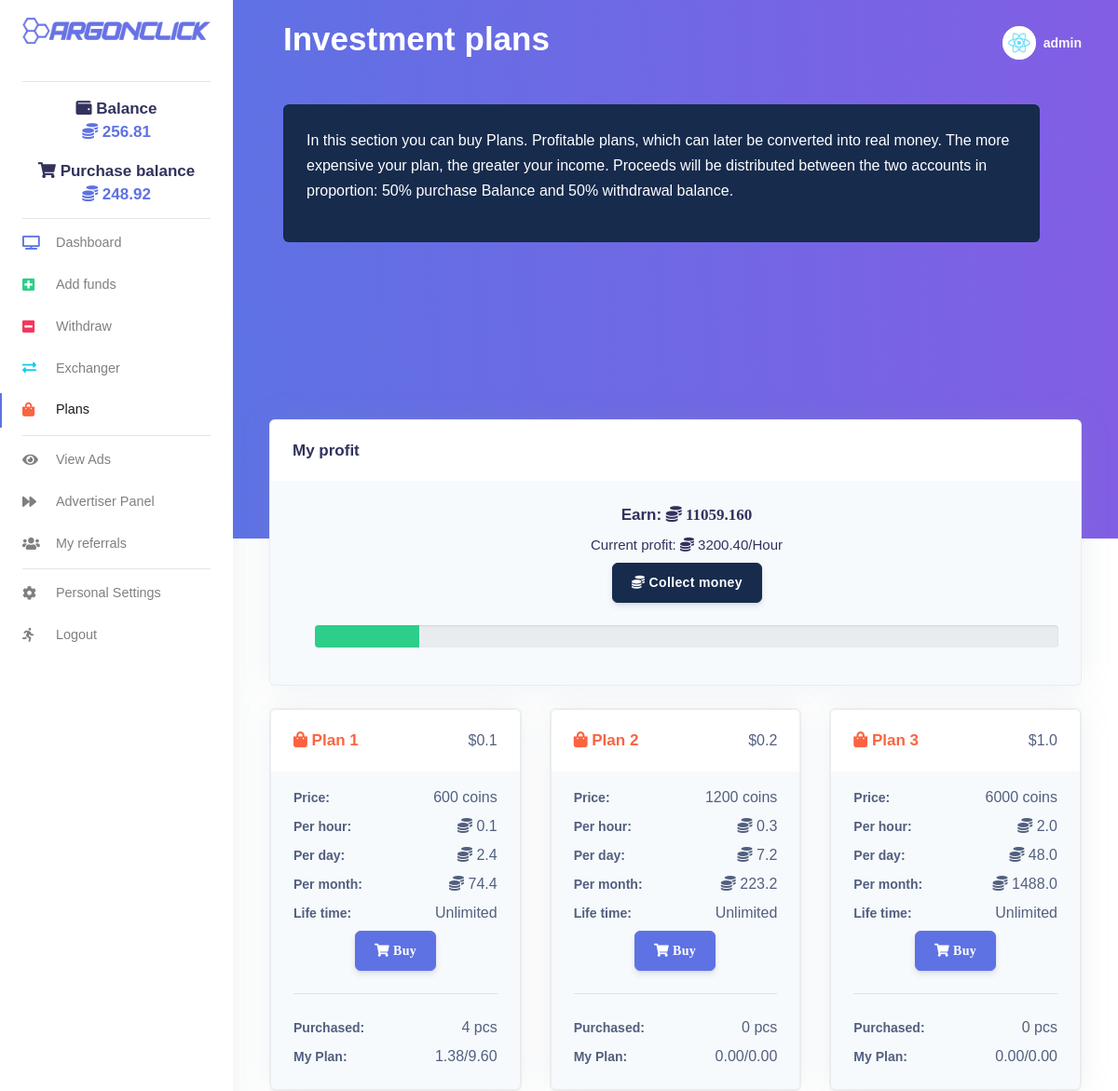
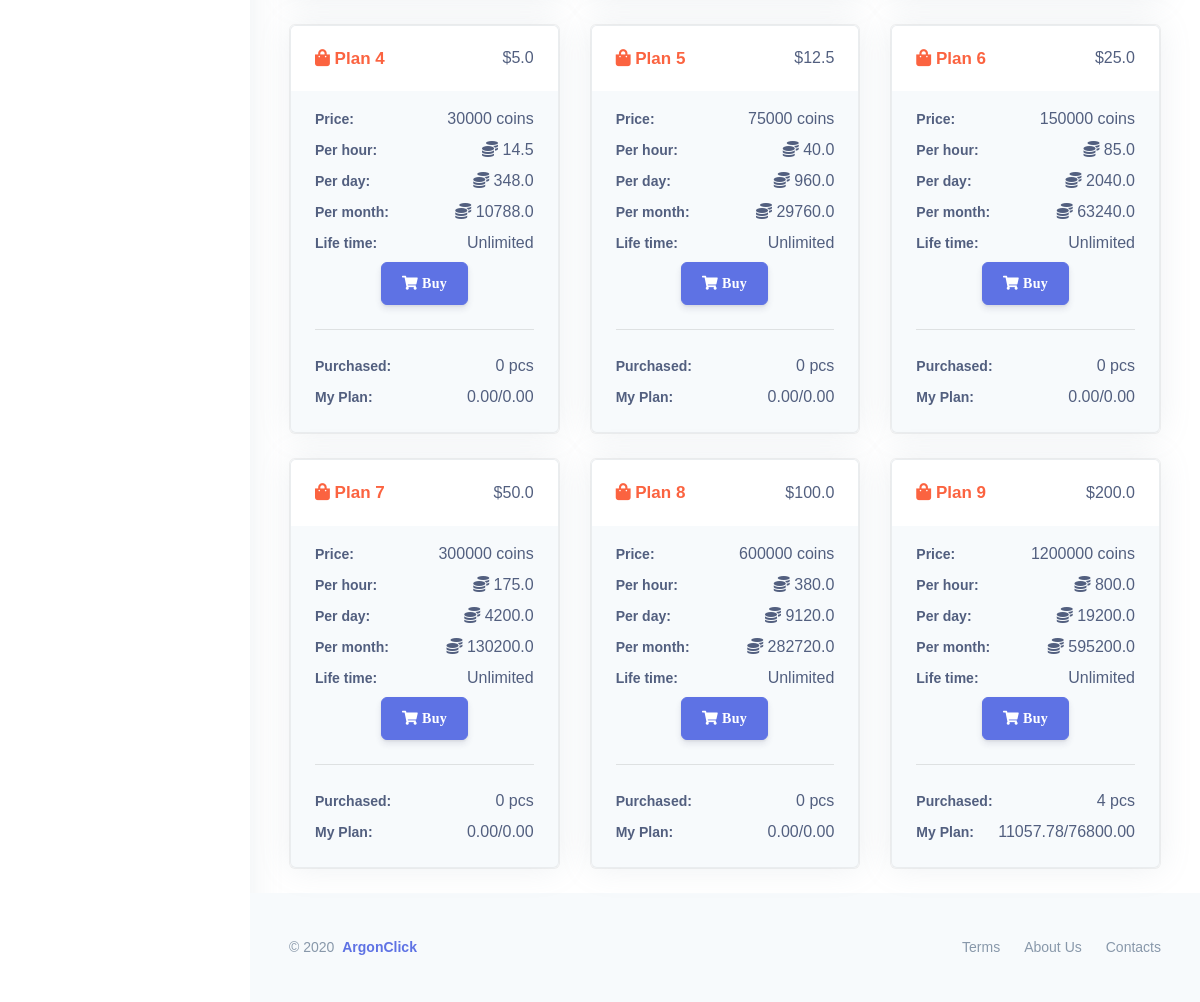
Screenshot of /plans/ (signed in) with the database file from the repository (2 pictures, top to bottom).
### frontend/models.py (models this page shows, shortened)
class Profile(models.Model):
    user = models.OneToOneField(User, on_delete=models.CASCADE)
    bio = models.TextField(max_length=500, blank=True)
    code = models.CharField(max_length=6, blank=True, unique=True)
    recommended_by = models.ForeignKey(User, on_delete=models.CASCADE, blank=True, null=True, related_name="ref_by")
    balance = models.FloatField(default=0.00, max_length=7)
    purchase_balance = models.FloatField(default=0.00, max_length=7)
    click = models.IntegerField(default=0)
    per_hour = models.FloatField(default=0.00, max_length=7)
    profit = models.FloatField(default=0.00, max_length=7)
    alltime_earning = models.FloatField(default=0.00)
    investment_plans = models.TextField(blank=True, null=True)
    all_deposits = models.FloatField(default=0.00, max_length=7)
    earned_click = models.FloatField(default=0.00, max_length=7)
    deposit = models.FloatField(default=0.00, max_length=7)
    paid_out = models.FloatField(default=0.00, max_length=7)
    payeer = models.CharField(max_length=9, blank=True, null=True, unique=True)
    perfectmoney = models.CharField(max_length=9, blank=True, null=True, unique=True)
    created = models.DateTimeField(auto_now_add=True)
    plan_created = models.DateTimeField(auto_now_add=True)
    no_plan = models.IntegerField(default=0)
    no_ad = models.IntegerField(default=0)
    title = models.CharField(max_length=70, blank=True, null=True)
    url = models.URLField(blank=True, max_length=200)
    ads = models.TextField(blank=True, null=True)
    plans = models.TextField(blank=True, null=True)
    def save(self, *args, **kwargs):
        if self.code == '':
            code = generate_ref_code()
            self.code = code
        super().save(*args, **kwargs)

class PlansPlan(models.Model):
    price = models.IntegerField(default=0)
    price_in_dollor = models.FloatField(default=0.00)
    per_hour = models.FloatField(default=0.00)
    per_day = models.FloatField(default=0.00)
    per_month = models.FloatField(default=0.00)
    life_time = models.CharField(max_length=10, null=True, blank=True)

### frontend/views.py (the view, shortened to what this page needs)
# urls.py: path('plans/', views.plans, name="plans_page"),
@login_required(login_url='login_page')
def plans(request, *args, **kwargs):
    user_obj = User.objects.get(username=str(request.user.username))
    profile = Profile.objects.get(user=user_obj)
    if profile.plans in ['plans', None]: profile.ads = ''
    if profile.investment_plans in ['plans', None]: profile.investment_plans = ''
    a = pytz.utc.localize(datetime.utcnow())
    b = a-profile.plan_created
    second = b.seconds
    hour = second/3600
    profile.per_hour = 0
    b = save_asList(profile, profile.investment_plans)
    l = PlansPlan.objects.count()
    prof = [0]*l
    max_prof = [0]*l
    if l:
        for plan in PlansPlan.objects.all():
            profile.per_hour += plan.per_hour*int(b[plan.id-1])
            if len(save_asList(profile, profile.investment_plans)) != PlansPlan.objects.count():
                profile.investment_plans += f"0"
    for i in range(l):
        plan = PlansPlan.objects.get(id=i+1)
        max_prof[i] = 24*plan.per_hour*int(b[i])
        if hour > 24:
            profile.profit = 24*profile.per_hour
            prof[i] = 24*plan.per_hour*int(b[i])
        else:
            profile.profit = hour*profile.per_hour
            prof[i] = hour*plan.per_hour*int(b[i])
    if profile.profit > profile.per_hour*24:
        profile.profit = profile.per_hour*24
        max_profit = 100
    elif profile.profit == 0:
        max_profit = 0
    else:
        max_profit = int((profile.profit/(profile.per_hour*24)*100))
    profile.save()
    return render(request, 'frontend/plans.html', {"profile": profile,
                                                   "plans": zip(PlansPlan.objects.all() if l else [], prof, max_prof, save_asList(profile, profile.investment_plans)),
                                                   "pcs": sum([int(i) for i in save_asList(profile, profile.investment_plans)]),
                                                   "profit": profile.profit,
                                                   "max_profit": max_profit,
                                                   })

### frontend/views.py (called while the page is built, shortened)
def save_asList(profile, obj):
    if len(obj):
        a = obj
        if a.count('') > 1:
            a = a.split('')
        else:
            a = a.replace('', '').split("ው")
        if '' in a: a.remove('')
        if obj == profile.investment_plans: return a
    return []

### frontend/templates/frontend/plans.html (shortened to what this page needs)
{% load i18n static %}<!DOCTYPE html>
{% load static %}
{% load compress %}
{% get_current_language as LANGUAGE_CODE %}{% get_current_language_bidi as LANGUAGE_BIDI %}
<html lang="{{ LANGUAGE_CODE|default:"en-us" }}" {% if LANGUAGE_BIDI %}dir="rtl"{% endif %}>
<head>
    {% compress css %}
    <link rel="stylesheet" type="text/css" href="{% static 'css/css.css' %}" charset="utf-8">
    <link rel="stylesheet" href="https://cdnjs.cloudflare.com/ajax/libs/font-awesome/5.5.0/css/all.css" type="text/css" charset="utf-8">
    <link rel="stylesheet" href="https://appsrv1-147a1.kxcdn.com/black-dashboard/css/nucleo-icons.min.css" type="text/css" charset="utf-8">
    <link rel="stylesheet" type="text/css" href="{% static 'css/argon-dashboard.css' %}" charset="utf-8">
    <link rel="stylesheet" type="text/css" href="{% static 'css/animate.css' %}" charset="utf-8">
    {% endcompress %}
</head>
{% load i18n %}
<body class="body">
<nav class="navbar navbar-vertical fixed-left navbar-expand-md navbar-light bg-white" id="sidenav-main">
  <div class="container-fluid">
    <a class="navbar-brand pt-0" href="{% url 'home_page' %}"> <img src="{% static 'img/blue.png' %}" class="navbar-brand-img" alt="..."> </a>
    <div class="collapse navbar-collapse" id="sidenav-collapse-main">
        <hr class="my--2">
      <ul id="wallet-shopping" class="navbar-nav">
           <div class="text-center mt-4">
                    <h3><i class="fas fa-wallet"></i> Balance</h3>
                    <div class="h3 font-weight-bold text-primary mt--2"> <i class="fas fa-coins"></i>  {{ profile.balance|floatformat:2 }}</div>
                  </div>
             <div class="text-center mt-2">
                    <h3><i class="fas fa-shopping-cart"></i> Purchase balance</h3>
                    <div class="h3 font-weight-bold text-primary mt--2" id="pb"> <i class="fas fa-coins"></i>  {{ profile.purchase_balance|floatformat:2  }}</div>
                  </div>
      </ul>
           <hr class="my-1">
      <ul class="navbar-nav">
        <li class="nav-item"> <a class="nav-link" href="{% url 'account_page' %}"> <i class="fa fa-tv text-primary"></i> Dashboard </a> </li>
        <li class="nav-item"> <a class="nav-link" href="{% url 'insert_page' %}"> <i class="fa fa-plus-square text-success"></i> Add funds </a> </li>
        <li class="nav-item"> <a class="nav-link" href="{% url 'payment_page' %}"> <i class="fa fa-minus-square text-red"></i> Withdraw </a> </li>
        <li class="nav-item"> <a class="nav-link" href="{% url 'exchange_page' %}"> <i class="fas fa-exchange-alt text-info"></i> Exchanger </a> </li>
        <li class="nav-item"> <a class="nav-link active" href="{% url 'plans_page' %}"> <i class="fa fa-shopping-bag text-warning"></i> Plans </a> </li>
      </ul>
      <hr class="my-1">
      <ul class="navbar-nav">
        <li class="nav-item"> <a class="nav-link" href="{% url 'viewads_page' %}"> <i class="fa fa-eye"></i> View Ads </a> </li>
        <li class="nav-item"> <a class="nav-link" href="{% url 'viewads_add_page' %}"> <i class="fa fa-forward"></i> Advertiser Panel </a> </li>
        <li class="nav-item"> <a class="nav-link" href="{% url 'referrals_page' %}"> <i class="fa fa-users"></i> My referrals </a> </li>
      </ul>
      <hr class="my-1">
      <ul class="navbar-nav">
        <li class="nav-item"> <a class="nav-link" href="{% url 'settings_page' %}"> <i class="fa fa-cog"></i> Personal Settings </a> </li>
        <li class="nav-item"> <a class="nav-link" href="{% url 'exit_page' %}"> <i class="fas fa-running"></i> Logout </a> </li>
      </ul>
    </div>
  </div>
</nav>
  <div class="main-content">
    <nav class="navbar navbar-top navbar-expand-md navbar-dark" id="navbar-main">
      <div class="container-fluid">
        <div class="col">
          <h1 class="display-3 text-white">Investment plans</h1>
        </div>
      <ul class="navbar-nav align-items-center d-none d-md-flex">
        <li class="nav-item dropdown"> <a class="nav-link pr-0" href="#" role="button" data-toggle="dropdown" aria-haspopup="true" aria-expanded="false">
          <div class="media align-items-center"> <span class="avatar avatar-sm rounded-circle"> <img alt="Image placeholder" src="{% static 'img/react.jpg' %}"> </span>
            <div class="media-body ml-2 d-none d-lg-block"> <span class="mb-0 text-sm  font-weight-bold notranslate">{{ user.username|default:'Guest' }}</span> </div>
          </div>
          </a>
        </li>
      </ul>
      </div>
    </nav>
    <div class="header bg-gradient-primary pb-9 pt-7 pt-md-8">
      <div class="container-fluid d-flex align-items-center mt--3">
        <div class="row  col">
          <div class="col-xl-12 col-lg-12">
            <div class="card bg-default">
              <div class="card-body">
                <div class="text-white">
                  <p>In this section you can buy Plans. Profitable
plans, which can later be converted into real money. The more expensive
your plan, the greater your income. Proceeds will be distributed between
 the two accounts in proportion: 50% purchase Balance and 50% withdrawal
 balance.</p>
                </div>
              </div>
            </div>
          </div>
        </div>
      </div>
	  <div class="col-lg-12 text-center mt-4">
<iframe data-aa="1328909" src="//ad.a-ads.com/1328909?size=468x60" scrolling="no" style="width:468px; height:60px; border:0px; padding:0; overflow:hidden" allowtransparency="true" oz7o138jx=""></iframe>
<iframe data-aa="1328909" src="//ad.a-ads.com/1328909?size=468x60" scrolling="no" style="width:468px; height:60px; border:0px; padding:0; overflow:hidden" allowtransparency="true" oz7o138jx=""></iframe>
</div>
    </div>
    <div class="container-fluid mt--8">
      <div id="rate_click" class="row">
        <div class="col-xl-12">
          <div class="card bg-secondary shadow">
            <div class="card-header bg-white border-0">
              <div class="row align-items-center">
                <div class="col-8">
                  <h3 class="mb-0">My profit</h3>
                </div>
              </div>
            </div>
            <div class="card-body">
              <div class="pl-lg-4">
                <div class="row">
                  <div class="col-lg-12">
                    <div class="text-center">
                        <h3>Earn: <span class="fas fa-coins notranslate" id="Sbor"> {{ profit|floatformat:3 }}</span></h3>
                      <div class="h4 font-weight-300">Current profit: <i class="fas fa-coins"></i> {{ profile.per_hour|floatformat:2 }}/Hour</div>
                      <form action="{% url 'plans_page' %}" id="collectForm" method="post">
                        <button class="btn btn-default" id="collect-btn" type="submit">
                          <span class="btn-inner--icon"><i class="fa fa-coins"></i></span>
                          <span class="btn-inner--text">Collect money</span>
                        </button>
                      </form>
                      <br />
                    {% if max_profit <= 50 %}
                      <div class="progress">
                          <div class="progress-bar bg-success" role="progressbar" style="width: {{max_profit}}%" aria-valuenow="25" aria-valuemin="0" aria-valuemax="100"></div>
                      </div>
                    {% elif 50 < max_profit < 100 %}
                      <div class="progress">
                          <div class="progress-bar bg-warning" role="progressbar" style="width: {{max_profit}}%" aria-valuenow="75" aria-valuemin="0" aria-valuemax="100"></div>
                      </div>
                      {% elif max_profit >= 100 %}
                      <div class="progress">
                      <div class="progress-bar bg-danger" role="progressbar" style="width: 100%" aria-valuenow="100" aria-valuemin="0" aria-valuemax="100"></div>
                      </div>
                    {% endif %}
                    </div>
                  </div>
                </div>
              </div>
            </div>
          </div>
        </div>
      </div>
    </div>
    <div class="container-fluid">
      <div id="show_table" class="row">
          {% for plan, p, mp, pcs in plans %}
          <div id="plan{{forloop.counter}}" class="col-xl-4 col-lg-6 mt-4">
            <div class="card card-stats mb-4 mb-xl-0">
              <div class="card bg-secondary shadow">
                <div class="card-header bg-white border-0">
                  <div class="row align-items-center">
                    <div class="col-8">
                        <h3 class="mb-0 text-warning"><span class="fa fa-shopping-bag"></span> Plan {{plan.id}}</h3>
                    </div>
                    <div class="col-4 text-right">${{plan.price_in_dollor}}</div>
                  </div>
                </div>
                <div class="card-body">
                  <div class="row">
                    <div class="col-lg-12">
                      <div>
                        <label class="form-control-label">Price:</label>
                        <span class="float-right">{{plan.price}} coins</span>
                      </div>
                      <div>
                        <label class="form-control-label">Per hour:</label>
                        <span class="float-right"><span class="fas fa-coins"></span> {{plan.per_hour}}</span>
                      </div>
                      <div>
                        <label class="form-control-label">Per day:</label>
                        <span class="float-right"><span class="fas fa-coins"></span> {{plan.per_day}}</span>
                      </div>
                      <div>
                        <label class="form-control-label">Per month:</label>
                        <span class="float-right"><span class="fas fa-coins"></span> {{plan.per_month}}</span>
                      </div>
					  <div>
                        <label class="form-control-label">Life time:</label>
                        <span class="float-right">Unlimited</span>
                      </div>
                    </div>
                  </div>
                  <div class="text-center">
                      <form action="{% url 'plans_page' %}" id="buyplanForm{{forloop.counter}}" method="post">
                        <button class="btn fas fa-shopping-cart btn-3 btn-primary" type="submit">
                        <span class="btn-inner--text">Buy</span>
                      </button>
                    </form>
                  </div>
                  <hr class="my-4">
                  <div class="row">
                    <div class="col-lg-12">
                      <div>
                        <label class="form-control-label">Purchased:</label>
                        <span class="float-right">{{ pcs }} pcs</span>
                      </div>
                      <div>
                        <label class="form-control-label">My Plan:</label>
                        <span class="float-right notranslate" id="Sbor{{plan.id}}">{{ p|floatformat:2 }}/{{ mp|floatformat:2 }}</span>
                      </div>
                    </div>
                  </div>
                </div>
              </div>
            </div>
          </div>
          {% endfor %}
      </div>
    </div>
    <footer class="footer mt-4">
      <div class="container-fluid">
        <div class="row align-items-center justify-content-xl-between">
          <div class="col-xl-6">
            <div class="copyright text-center text-xl-left text-muted"> © 2020 <a href="{% url 'home_page' %}" class="font-weight-bold ml-1">ArgonClick</a> </div>
          </div>
          <div class="col-xl-6">
            <ul class="nav nav-footer justify-content-center justify-content-xl-end">
              <li class="nav-item"> <a href="{% url 'terms_page' %}" class="nav-link">Terms</a> </li>
              <li class="nav-item"> <a href="{% url 'about_page'%}" class="nav-link">About Us</a> </li>
              <li class="nav-item"> <a href="{% url 'contacts_page' %}" class="nav-link">Contacts</a> </li>
            </ul>
          </div>
        </div>
      </div>
    </footer>
  </div>
</body></html>

### rows the page displays
Profile: balance "256.81", purchase_balance "248.92", profit "11059.160", per_hour "3200.40"
PlansPlan: id "1", price_in_dollor "0.1", price "600", per_hour "0.1", per_day "2.4", per_month "74.4", pcs "4", p "1.38", mp "9.60"
PlansPlan: id "2", price_in_dollor "0.2", price "1200", per_hour "0.3", per_day "7.2", per_month "223.2", pcs "0", p "0.00", mp "0.00"
PlansPlan: id "3", price_in_dollor "1.0", price "6000", per_hour "2.0", per_day "48.0", per_month "1488.0", pcs "0", p "0.00", mp "0.00"
PlansPlan: id "4", price_in_dollor "5.0", price "30000", per_hour "14.5", per_day "348.0", per_month "10788.0", pcs "0", p "0.00", mp "0.00"
PlansPlan: id "5", price_in_dollor "12.5", price "75000", per_hour "40.0", per_day "960.0", per_month "29760.0", pcs "0", p "0.00", mp "0.00"
PlansPlan: id "6", price_in_dollor "25.0", price "150000", per_hour "85.0", per_day "2040.0", per_month "63240.0", pcs "0", p "0.00", mp "0.00"
PlansPlan: id "7", price_in_dollor "50.0", price "300000", per_hour "175.0", per_day "4200.0", per_month "130200.0", pcs "0", p "0.00", mp "0.00"
PlansPlan: id "8", price_in_dollor "100.0", price "600000", per_hour "380.0", per_day "9120.0", per_month "282720.0", pcs "0", p "0.00", mp "0.00"
PlansPlan: id "9", price_in_dollor "200.0", price "1200000", per_hour "800.0", per_day "19200.0", per_month "595200.0", pcs "4", p "11057.78", mp "76800.00"

### other values shown
{{ user.username|default:'Guest' }} "admin"
